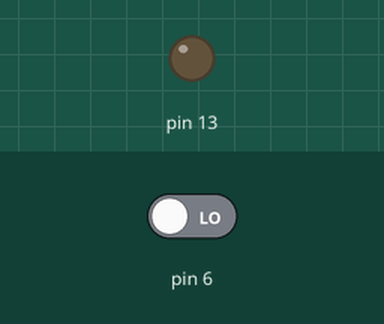
This sketch was run on a simulated Arduino Uno, built with avr-gcc and run on an emulated ATmega328P. Shown: output pins drawn as LEDs (lit = HIGH). The test bench sets the inputs (shaded band); at power-on: pin 6 LOW.

Above: at 1.2 s.
1.3 s: pin 6 driven HIGH
At 2.5 s:
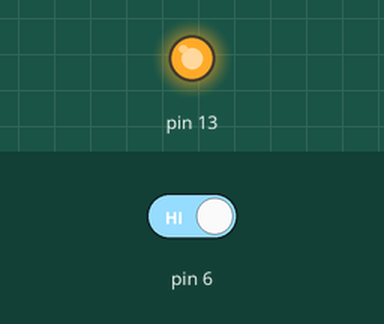
2.8 s: pin 6 driven LOW
At 3.6 s:
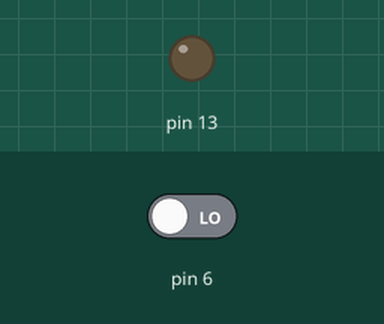
Timing chart, 0 to 5.8 s (numbered marks = the images above; inputs shaded):
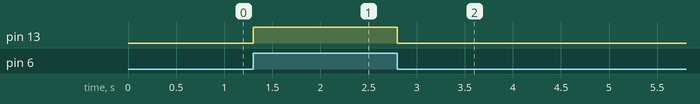

Measured:
- after the input at 1.3 s, pin 13: LOW → HIGH at once
- after the input at 2.8 s, pin 13: HIGH → LOW at once

The sketch:

assignment1b.ino
```cpp
void setup() {
  // put your setup code here, to run once:
  pinMode(6,INPUT);
  pinMode(13,OUTPUT);
}

void loop() {
  // put your main code here, to run repeatedly:
  int x = digitalRead(6);
  if(x == 1)
  digitalWrite(13,HIGH);
  else
  digitalWrite(13,LOW);
}
```
